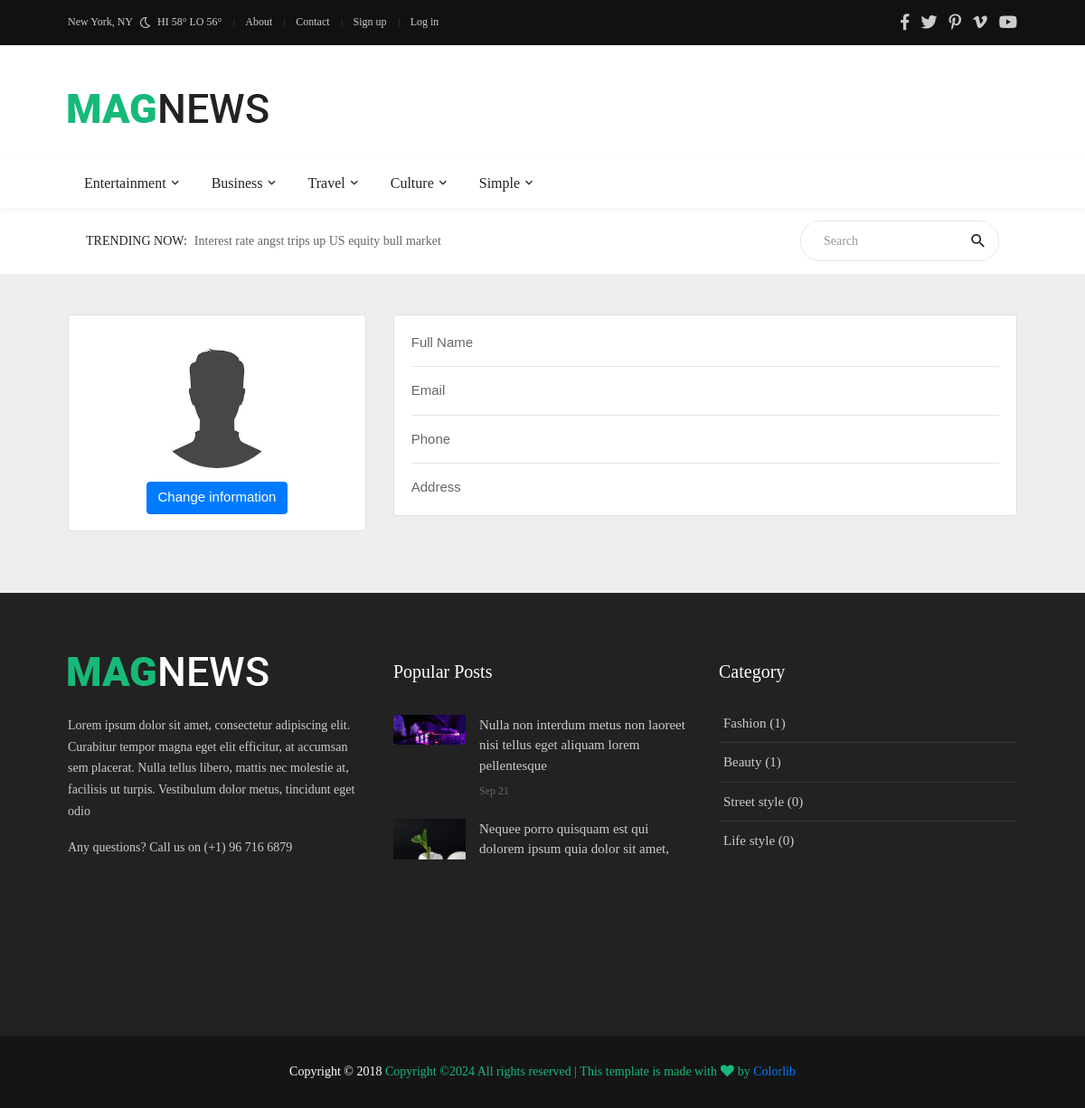
/accounts/profile/, run on the app's committed database.
### blog/models.py (models this page shows, shortened)
class CategoryParent(models.Model):
    title = models.CharField(max_length=100)

class Post(models.Model):
    user = models.ForeignKey(User, on_delete=models.CASCADE)
    category = models.ForeignKey(Category, on_delete=models.CASCADE)
    title = models.CharField(max_length=300)
    content = RichTextField()
    image = models.ImageField(upload_to='blog/images/', blank=False, null=False, validators=[FileExtensionValidator(['jpg', 'jpeg', 'png'])])
    created_at = models.DateTimeField(auto_now_add=True)
    updated_at = models.DateTimeField(auto_now=True)
    views = models.IntegerField(default=0)
    is_public = models.BooleanField(default=False)

class Category(models.Model):
    title = models.CharField(max_length=300)
    parent = models.ForeignKey(CategoryParent, on_delete=models.CASCADE, null=True)

### account/views.py (the view)
# urls.py: path('profile/', views.profile, name='user_profile'),
def profile(request):
    user = request.user
    if user is None:
        raise Http404('User does not exist')
    context = {'user': user}
    return render(request, 'account/profile.html', context=context)

### blog/context_processors.py (called while the page is built)
def categories_parents(request):
    categories = CategoryParent.objects.all()
    return {'cat_parents': categories}

def get_tags(request):
    tags = Tag.objects.all()
    return {'tags': tags}

def get_popular_posts(request):
    popular_posts = Post.objects.all().order_by('-views')[:4]
    return {'popular_posts': popular_posts}

def get_categories(request):
    categories = Category.objects.all()[:5]
    return {'categories': categories}

### templates/account/profile.html (shortened to what this page needs)
{% extends '../base.html' %}
{% load static %}
{% block content %}
    <section style="background-color: #eee;">
        <div class="container py-5">
            <div class="row">
                <div class="col-lg-4">
                    <div class="card mb-4">
                        <div class="card-body text-center">
                            {% if user.customer.image %}
                            	<img src="{{ user.customer.image.url }}"
                                 alt="avatar"
                                 class="rounded-circle img-fluid" style="width: 150px;">
                                {% else %}
                                <img src="{% static 'images/default.jpg' %}"
                                 alt="avatar"
                                 class="rounded-circle img-fluid" style="width: 150px;">
                            {% endif %}
                            <a class="btn btn-primary" href="{% url 'update_profile' %}">Change information</a>
                        </div>
                    </div>
                </div>
                <div class="col-lg-8">
                    <div class="card mb-4">
                        <div class="card-body">
                            <div class="row">
                                <div class="col-sm-3">
                                    <p class="mb-0">Full Name</p>
                                </div>
                                <div class="col-sm-9">
                                </div>
                            </div>
                            <hr>
                            <div class="row">
                                <div class="col-sm-3">
                                    <p class="mb-0">Email</p>
                                </div>
                                <div class="col-sm-9">
                                </div>
                            </div>
                            <hr>
                            <div class="row">
                                <div class="col-sm-3">
                                    <p class="mb-0">Phone</p>
                                </div>
                                <div class="col-sm-9">
                                </div>
                            </div>
                            <hr>
                            <div class="row">
                                <div class="col-sm-3">
                                    <p class="mb-0">Address</p>
                                </div>
                                <div class="col-sm-9">
                                </div>
                            </div>
                        </div>
                    </div>
                </div>
            </div>
        </div>
    </section>
{% endblock %}

### templates/partial/header.html (shortened to what this page needs)
{% load static %}
<header>
    <div class="container-menu-desktop">
        <div class="topbar">
            <div class="content-topbar container h-100">
                <div class="left-topbar">
						<span class="left-topbar-item flex-wr-s-c">
							<span>
								New York, NY
							</span>
							<img class="m-b-1 m-rl-8" src="{% static 'images/icons/icon-night.png' %}" alt="IMG">
							<span>
								HI 58° LO 56°
							</span>
						</span>
                    <a href="{% url 'about' %}" class="left-topbar-item">
                        About
                    </a>
                    <a href="{% url 'contact_us' %}" class="left-topbar-item">
                        Contact
                    </a>
                    {% if user.is_authenticated %}
                        <a class="left-topbar-item" href="{% url 'user_profile' %}">{{ user.username }}</a>
                        <a href="{% url 'user_logout' %}" class="left-topbar-item">
                            Log out
                        </a>
                    {% else %}
                        <a href="{% url 'user_register' %}" class="left-topbar-item">
                            Sign up
                        </a>
                        <a href="{% url 'user_login' %}" class="left-topbar-item">
                            Log in
                        </a>
                    {% endif %}
                </div>
                <div class="right-topbar">
                    <a href="#">
                        <span class="fab fa-facebook-f"></span>
                    </a>
                    <a href="#">
                        <span class="fab fa-twitter"></span>
                    </a>
                    <a href="#">
                        <span class="fab fa-pinterest-p"></span>
                    </a>
                    <a href="#">
                        <span class="fab fa-vimeo-v"></span>
                    </a>
                    <a href="#">
                        <span class="fab fa-youtube"></span>
                    </a>
                </div>
            </div>
        </div>
        <div class="wrap-logo container">
            <div class="logo">
                <a href="{% url 'index' %}"><img src="{% static 'images/icons/logo-01.png' %}" alt="LOGO"></a>
            </div>
        </div>
        <div class="wrap-main-nav">
            <div class="main-nav">
                <nav class="menu-desktop">
                    <ul class="main-menu">
                        {% for cate_parent in cat_parents %}
                            <li class="mega-menu-item">
                                <a href="{% url 'category_parent_detail' cate_parent.id %}">{{ cate_parent.title|capfirst }}</a>
                            </li>
                        {% endfor %}
                    </ul>
                </nav>
            </div>
        </div>
    </div>
</header>
<div class="container">
    <div class="bg0 flex-wr-sb-c p-rl-20 p-tb-8">
        <div class="f2-s-1 p-r-30 size-w-0 m-tb-6 flex-wr-s-c">
				<span class="text-uppercase cl2 p-r-8">
					Trending Now:
				</span>
            <span class="dis-inline-block cl6 slide100-txt pos-relative size-w-0" data-in="fadeInDown"
                  data-out="fadeOutDown">
					<span class="dis-inline-block slide100-txt-item animated visible-false">
						Interest rate angst trips up US equity bull market
					</span>
				</span>
        </div>
        <form action="{% url 'search' %}" method="get" class="pos-relative size-a-2 bo-1-rad-22 of-hidden bocl11 m-tb-6">
                <input class="f1-s-1 cl6 plh9 s-full p-l-25 p-r-45" type="text" name="q" placeholder="Search">
                <button class="flex-c-c size-a-1 ab-t-r fs-20 cl2 hov-cl10 trans-03">
                    <i class="zmdi zmdi-search"></i>
                </button>
        </form>
    </div>
</div>

### templates/partial/footer.html (shortened to what this page needs)
{% load static %}
	<footer>
		<div class="bg2 p-t-40 p-b-25">
			<div class="container">
				<div class="row">
					<div class="col-lg-4 p-b-20">
						<div class="size-h-3 flex-s-c">
							<a href="index.html">
								<img class="max-s-full" src="{% static 'images/icons/logo-02.png' %}" alt="LOGO">
							</a>
						</div>
						<div>
							<p class="f1-s-1 cl11 p-b-16">
								Lorem ipsum dolor sit amet, consectetur adipiscing elit. Curabitur tempor magna eget elit efficitur, at accumsan sem placerat. Nulla tellus libero, mattis nec molestie at, facilisis ut turpis. Vestibulum dolor metus, tincidunt eget odio
							</p>
							<p class="f1-s-1 cl11 p-b-16">
								Any questions? Call us on (+1) 96 716 6879
							</p>
							<div class="p-t-15">
								<a href="#" class="fs-18 cl11 hov-cl10 trans-03 m-r-8">
									<span class="fab fa-facebook-f"></span>
								</a>
								<a href="#" class="fs-18 cl11 hov-cl10 trans-03 m-r-8">
									<span class="fab fa-twitter"></span>
								</a>
								<a href="#" class="fs-18 cl11 hov-cl10 trans-03 m-r-8">
									<span class="fab fa-pinterest-p"></span>
								</a>
								<a href="#" class="fs-18 cl11 hov-cl10 trans-03 m-r-8">
									<span class="fab fa-vimeo-v"></span>
								</a>
								<a href="#" class="fs-18 cl11 hov-cl10 trans-03 m-r-8">
									<span class="fab fa-youtube"></span>
								</a>
							</div>
						</div>
					</div>
					<div class="col-sm-6 col-lg-4 p-b-20">
						<div class="size-h-3 flex-s-c">
							<h5 class="f1-m-7 cl0">
								Popular Posts
							</h5>
						</div>
						<ul>
                            {% for post in popular_posts|slice:"3" %}
                            	<li class="flex-wr-sb-s p-b-20">
								<a href="{% url 'post_detail' post.id %}" class="size-w-4 wrap-pic-w hov1 trans-03">
									<img src="{{ post.image.url }}" alt="IMG">
								</a>
								<div class="size-w-5">
									<h6 class="p-b-5">
										<a href="#" class="f1-s-5 cl11 hov-cl10 trans-03">
                                            {{ post.title }}
										</a>
									</h6>
									<span class="f1-s-3 cl6">
										{{ post.created_at|date:"M d" }}
									</span>
								</div>
							</li>
                            {% endfor %}
						</ul>
					</div>
					<div class="col-sm-6 col-lg-4 p-b-20">
						<div class="size-h-3 flex-s-c">
							<h5 class="f1-m-7 cl0">
								Category
							</h5>
						</div>
						<ul class="m-t--12">
                            {% for category in categories|slice:"6" %}
                            	<li class="how-bor1 p-rl-5 p-tb-10">
								<a href="{% url 'category_detail' category.id %}" class="f1-s-5 cl11 hov-cl10 trans-03 p-tb-8">
                                    {{ category.title|capfirst }} ({{ category.post_set.count }})
								</a>
							</li>
                            {% endfor %}
						</ul>
					</div>
				</div>
			</div>
		</div>
		<div class="bg11">
			<div class="container size-h-4 flex-c-c p-tb-15">
				<span class="f1-s-1 cl0 txt-center">
					Copyright © 2018
					<a href="#" class="f1-s-1 cl10 hov-link1">
Copyright &copy;<script>document.write(new Date().getFullYear());</script> All rights reserved | This template is made with <i class="fa fa-heart" aria-hidden="true"></i> by <a href="https://colorlib.com" target="_blank">Colorlib</a>
				</span>
			</div>
		</div>
	</footer>

### data on the page
CategoryParent: title "Entertainment"
CategoryParent: title "Business"
CategoryParent: title "Travel"
CategoryParent: title "Culture"
CategoryParent: title "Simple"
Post: image (picture), title "Nulla non interdum metus non laoreet nisi tellus eget aliquam lorem pellentesque", created_at "Sep 21"
Post: image (picture), title "Nequee porro quisquam est qui dolorem ipsum quia dolor sit amet, consectetur, adipisci velit"
Post: image (picture)
Category: title "Fashion", post_set.count "1"
Category: title "Beauty", post_set.count "1"
Category: title "Street style", post_set.count "0"
Category: title "Life style", post_set.count "0"
